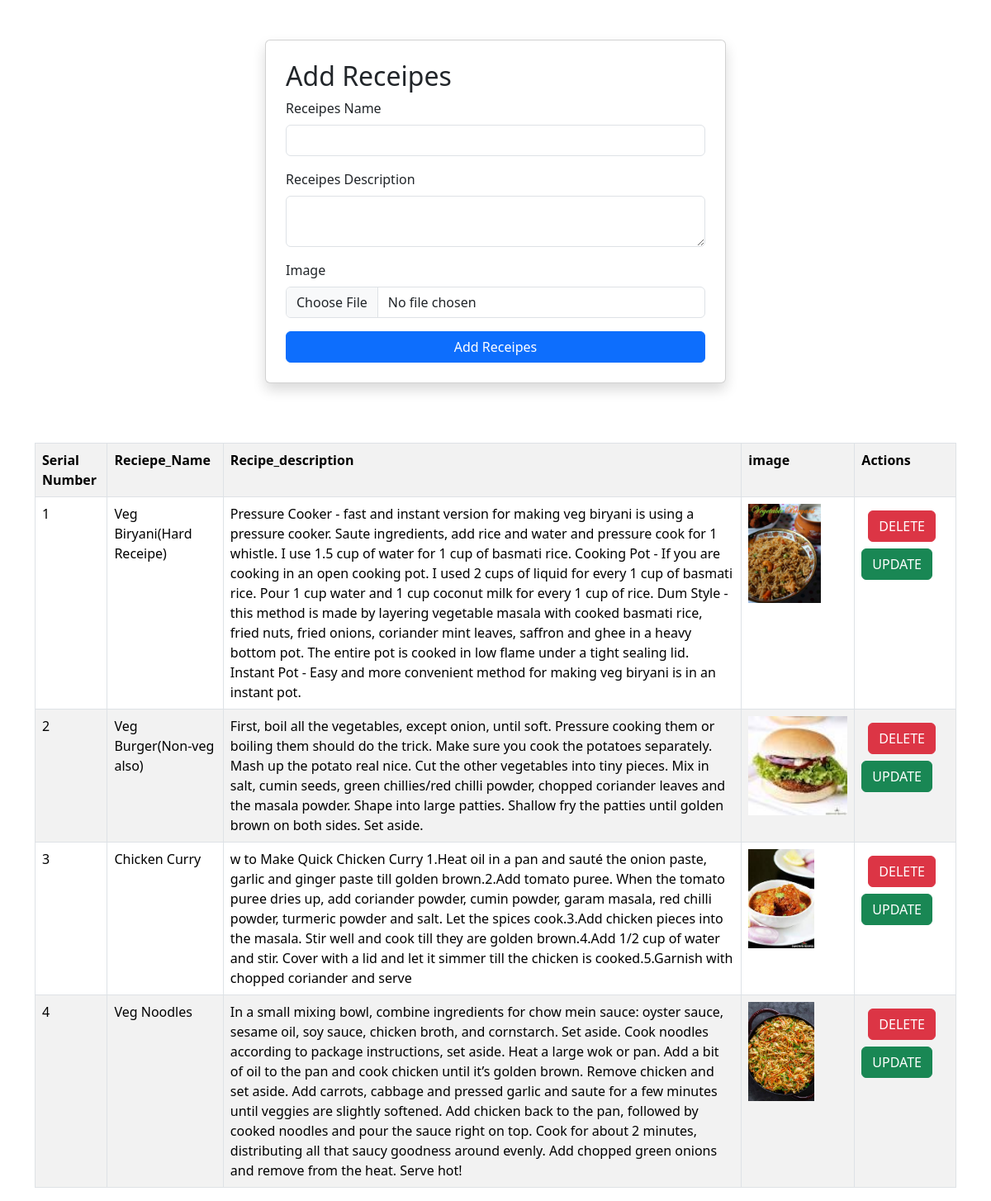
Screenshot of /receipes/ with the database file from the repository.
### vegies/models.py (models this page shows)
class receipe(models.Model):
    user=models.ForeignKey(User, on_delete=models.SET_NULL , null=True, blank=True)
    receipe_name=models.CharField(max_length=100)
    receipe_description=models.TextField()
    image=models.ImageField(upload_to="recipe")

### vegies/views.py (the view, shortened to what this page needs)
# urls.py: path('receipes/',receipes,name='receipes'),
def receipes(request):
    queryset=receipe.objects.all()
    context={'sample':queryset}
    return render(request,'receipes.html',context)

### vegies/templates/receipes.html (shortened to what this page needs)
{% extends "base.html" %}
{%block start%}
    <body>
        <link href="https://cdn.jsdelivr.net/npm/bootstrap@5.3.3/dist/css/bootstrap.min.css" rel="stylesheet">
        <div class="container mt-5">
            <form class="col-6 mx-auto card p-4 shadow" method="post" enctype="multipart/form-data">
                <h2>Add Receipes</h2>
                <div class="mb-3">
                  <label for="exampleInputEmail1" class="form-label">Receipes Name</label>
                  <input name="recipe_name" type="text"class="form-control">
                </div>
                <div class="mb-3">
                  <label for="exampleInputPassword1" class="form-label">Receipes Description</label>
                  <textarea name="recipe_description" class="form-control"></textarea>
                </div>
                <div class="mb-3">
                    <label for="exampleInputEmail1" class="form-label">Image</label>
                    <input name="image" type="file" class="form-control">
                </div>
                <button type="submit" class="btn btn-primary">Add Receipes</button>
              </form>
              <br>
              <br>
              <br>
              <table class="table table-striped table-bordered"">
                <tr>
                  <th>Serial Number</th>
                  <th>Reciepe_Name</th>
                  <th>Recipe_description</th>
                  <th>image</th>
                  <th>Actions</th>
                </tr>
                {%for i in sample %}
                <tr>
                  <td>{{forloop.counter}}</td>
                  <td>{{i.receipe_name}}</td>
                  <td>{{i.receipe_description}}</td>
                  <td>
                    <img src="/media/{{i.image}}" style="height:120px">
                  </td>
                  <td><a href="/delete-receipe/{{i.id}}/" class="btn btn-danger m-2">DELETE</a>
                    <a href="/update-receipe/{{i.id}}/" class="btn btn-success">UPDATE</a>
                  </td>
                </tr>
                {%endfor%}
              </table>
        </div>
    </body>
{%endblock%}

### home/templates/base.html (shortened to what this page needs)
<!DOCTYPE html>
<html>
    <head>
        <link rel="stylesheet" href="">
    </head>
    {%block start%}
    {%endblock%}
</html>

### home/templates/base.html (style rules this page uses)
table, th, td { border: 1px solid black; }

### rows the page displays
receipe: receipe_name "Veg Biryani(Hard Receipe)", receipe_description "Pressure Cooker - fast and instant version for making veg biryani is using a pressure cooker. Saute ingredients, add rice and water and pressure cook for 1 whistle. I use 1.5 cup of water for 1 cup of basmati rice. Cooking Pot - If you are cooking in an open cooking pot. I used 2 cups of liquid for every 1 cup of basmati rice. Pour 1 cup water and 1 cup coconut milk for every 1 cup of rice. Dum Style - this method is made by layering vegetable masala with cooked basmati rice, fried nuts, fried onions, coriander mint leaves, saffron and ghee in a heavy bottom pot. The entire pot is cooked in low flame under a tight sealing lid. Instant Pot - Easy and more convenient method for making veg…", image (picture)
receipe: receipe_name "Veg Burger(Non-veg also)", receipe_description "First, boil all the vegetables, except onion, until soft. Pressure cooking them or boiling them should do the trick. Make sure you cook the potatoes separately. Mash up the potato real nice. Cut the other vegetables into tiny pieces. Mix in salt, cumin seeds, green chillies/red chilli powder, chopped coriander leaves and the masala powder. Shape into large patties. Shallow fry the patties until golden brown on both sides. Set aside.", image (picture)
receipe: receipe_name "Chicken Curry", receipe_description "w to Make Quick Chicken Curry 1.Heat oil in a pan and sauté the onion paste, garlic and ginger paste till golden brown.2.Add tomato puree. When the tomato puree dries up, add coriander powder, cumin powder, garam masala, red chilli powder, turmeric powder and salt. Let the spices cook.3.Add chicken pieces into the masala. Stir well and cook till they are golden brown.4.Add 1/2 cup of water and stir. Cover with a lid and let it simmer till the chicken is cooked.5.Garnish with chopped coriander and serve", image (picture)
receipe: receipe_name "Veg Noodles", receipe_description "In a small mixing bowl, combine ingredients for chow mein sauce: oyster sauce, sesame oil, soy sauce, chicken broth, and cornstarch. Set aside. Cook noodles according to package instructions, set aside. Heat a large wok or pan. Add a bit of oil to the pan and cook chicken until it’s golden brown. Remove chicken and set aside. Add carrots, cabbage and pressed garlic and saute for a few minutes until veggies are slightly softened. Add chicken back to the pan, followed by cooked noodles and pour the sauce right on top. Cook for about 2 minutes, distributing all that saucy goodness around evenly. Add chopped green onions and remove from the heat. Serve hot!", image (picture)
